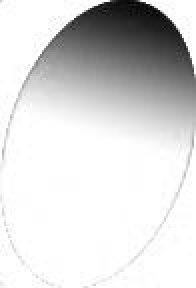
//> input picture mls_cpp/MLS2D/22result_ch1.jpg, 98 x 144 px (shown 2 times larger)
$ ./MLS2D   (built with g++ and OpenCV 4)
//> lines starting //> are read from the running program, lines starting //| are printed output that depends on the picture
//> further down, in is the input picture: 144 rows x 98 cols, CV_8UC1; min 0, max 255, mean 216.9
#include <iostream>
#include <opencv2/opencv.hpp>
using namespace std;
using namespace cv;

#ifdef DEBUG
#pragma comment(lib, "opencv_world341d.lib")
#else
#pragma comment(lib, "opencv_world341.lib")
#endif // DEBUG

Mat Gauss(double beta, Mat& r) {
	double b2 = beta * beta;
	Mat r2;
	multiply(r, r, r2);
	double eb2 = exp(-b2);

	Mat w(r.size(), CV_64F);

	for (int i = 0; i < w.rows; i++){
		for (int j = 0; j < w.cols; j++){
			double r_item = r.at<double>(i, j);
			double r2_item = r2.at<double>(i, j);
			if (r_item<=1.0) {
				w.at<double>(i, j) = (exp(-b2 * r2_item) - eb2) / (1.0 - eb2);
			}
			else{
				w.at<double>(i, j) = 0.0;
			}
		}
	}
	return w;
}

/*
type : 权函数类型。Type = ("GAUSS", "CUBIC", "SPLI3", "SPLI5", "POWER", "CRBF1", "CRBF2", "CRBF3", "CRBF4", "CRBF5", "CRBF6")
para : 权函数参数
x    : 待评估其MLS形函数的点的x坐标
y    : 待评估其MLS形函数的点的y坐标
xI   : 用于构造MLS拟合函数的节点x坐标
yI   : 用于构造MLS拟合函数的节点y坐标
radius: 节点的支持域(影响域/影响半径)
*/
Mat rectangleWeight(string type, double para, int x, int y, Mat& xI, Mat& yI, double radius) {
	Mat rx = Mat::zeros(xI.size(), xI.type());
	Mat ry = Mat::zeros(yI.size(), yI.type());

	for (int i = 0; i < xI.rows; i++)
		for (int j = 0; j < xI.cols; j++)
			rx.at<double>(i, j) = abs(x - xI.at<double>(i, j)) / radius;

	for (int i = 0; i < yI.rows; i++)
		for (int j = 0; j < yI.cols; j++)
			ry.at<double>(i, j) = abs(y - yI.at<double>(i, j)) / radius;

	Mat wx, wy;
	if (type=="GAUSS")
	{
		wx = Gauss(para, rx);
		wy = Gauss(para, ry);
	}
	Mat w;
	multiply(wx, wy, w);
	return w;
}

Mat mls2Dshape(int m, int nnodes, Mat& xI, Mat& yI, int img_rows, int img_cols,
	double radius, string type, double para) {

	Mat DmI, wII;
	Mat wI = Mat::zeros(nnodes, nnodes, CV_64F);
	Mat xII = Mat::zeros(1, nnodes, CV_64F);
	Mat yII = Mat::zeros(1, nnodes, CV_64F);
	Mat B, pxy, B_T;
	int npoints = img_rows * img_cols;
	Mat PHI = Mat::zeros(npoints, nnodes, CV_64F);

	for (size_t ii = 0; ii < img_cols; ii++)
	{
		for (size_t jj = 0; jj < img_rows; jj++)
		{
			wII = rectangleWeight(type, para, ii, jj, xI, yI, radius);

			//wI=diag(wII(:));
			for (size_t i = 0; i < wII.cols; i++) {
				for (size_t j = 0; j < wII.rows; j++) {
					int diag_index = i * wII.rows + j;
					wI.at<double>(diag_index, diag_index) = wII.at<double>(j, i);
				}
			}

			//xII=reshape(xI,size(xII));
			for (size_t i = 0; i < xI.cols; i++)
				for (size_t j = 0; j < xI.rows; j++)
					xII.at<double>(0, i * xI.rows + j) = xI.at<double>(j, i);

			//yII=reshape(yI,size(yII));
			for (size_t i = 0; i < yI.cols; i++)
				for (size_t j = 0; j < yI.rows; j++)
					yII.at<double>(0, i * yI.rows + j) = yI.at<double>(j, i);

			if (m == 6) {
				Mat xII2, xIIyII, yII2;
				multiply(xII, xII, xII2);
				multiply(xII, yII, xIIyII);
				multiply(yII, yII, yII2);

				//B = [ones(1, nnodes); xII;yII; xII.*xII;xII.*yII;yII.*yII];
				Mat B_temp(m, nnodes, CV_64F);
				for (size_t i = 0; i < nnodes; i++) {
					B_temp.at<double>(0, i) = 1;
					B_temp.at<double>(1, i) = xII.at<double>(0, i);
					B_temp.at<double>(2, i) = yII.at<double>(0, i);
					B_temp.at<double>(3, i) = xII2.at<double>(0, i);
					B_temp.at<double>(4, i) = xIIyII.at<double>(0, i);
					B_temp.at<double>(5, i) = yII2.at<double>(0, i);
				}
				B = B_temp;

				//pxy = [1; x(j); y(j);x(j)*x(j);x(j)*y(j);y(j)*y(j)];
				pxy = Mat(6, 1, CV_64F);
				pxy.at<double>(0, 0) = 1;
				pxy.at<double>(1, 0) = ii;
				pxy.at<double>(2, 0) = jj;
				pxy.at<double>(3, 0) = ii * ii;
				pxy.at<double>(4, 0) = ii * jj;
				pxy.at<double>(5, 0) = jj * jj;
				//pxy = Mat(6, 1, CV_64F);
				//pxy.at<float>(0, 0) = 1;
				//pxy.at<float>(1, 0) = x_index;
				//pxy.at<float>(2, 0) = y_index;
				//pxy.at<float>(3, 0) = x_index * y_index;
				//pxy.at<float>(4, 0) = x_index * x_index;
				//pxy.at<float>(5, 0) = y_index * y_index;
			}

			cv::transpose(B, B_T);
			Mat BwI_temp = B * wI;
			Mat A = BwI_temp * B_T;
			//Mat A = B * wI * B_T;

			double temp_A = A.at<double>(A.rows - 1, A.cols - 1);

			double radius_plus = radius;

			Mat A_inv = Mat::zeros(A.size(),A.type());
			double RAcond = 0;
			RAcond = invert(A, A_inv, DECOMP_SVD);

			//while (RAcond <= 9.999999e-016)
			int counter = 0;
			//while (RAcond <= 9.999999e-016)
			while (false)
			{
				counter++;
				if (counter > 2) break;
				radius_plus *= 2;
				wII = rectangleWeight(type, para, ii, jj, xI, yI, radius_plus);
				//wII = rectangleWeight(type, para, x_index, y_index, xI, yI, radius_plus);

				//wI=diag(wII(:));
				for (size_t i = 0; i < wII.cols; i++) {
					for (size_t j = 0; j < wII.rows; j++) {
						int diag_index = i * wII.rows + j;
						wI.at<double>(diag_index, diag_index) = wII.at<double>(j, i);
					}
				}

				A = B * wI * B_T;
				RAcond = invert(A, A_inv, DECOMP_SVD);
			}

			Mat pxy_T;
			transpose(pxy, pxy_T);
			Mat PHI_one_row = pxy_T * A_inv * B * wI;
			for (size_t i = 0; i < PHI_one_row.cols; i++) {
				double* p_PHI_DATA = PHI.ptr<double>(ii * img_rows + jj);
				double* p_PHI_one_row = PHI_one_row.ptr<double>(0);
				p_PHI_DATA[i] = p_PHI_one_row[i];
				//PHI.at<double>((ii-1)*img_rows+(jj-1), i) = PHI_one_row.at<double>(0, i);
				//PHI.at<double>(ii * img_rows + jj, i) = PHI_one_row.at<double>(0, i);
			}

		}
	}

	return PHI;
}
Mat mls2d(Mat& img, double radius=30, double para=3.0, string type="GAUSS") {
//> called with radius = 30, para = 3, type = "GAUSS"
	//double radius = 30;
	//string type = "GAUSS";
	//double para = 3.0;

	int step = 10;
	int nodal_rows = (int)img.rows / step + 1;
//> nodal_rows = 15
	int nodal_cols = (int)img.cols / step + 1;
//> nodal_cols = 10
	int nnodes = nodal_cols * nodal_rows;
//> nnodes = 150
	int img_rows = img.rows;
//> img_rows = 144
	int img_cols = img.cols;
//> img_cols = 98
	int npoints = img_rows * img.cols;
//> npoints = 14112

	Mat xII(1, nodal_rows, CV_64F);
	Mat yII(1, nodal_cols, CV_64F);
//> yII = [0, 0, 0, 0, 0, 0, 0, 0, 0, 0]
	for (size_t i = 0; i < nodal_rows; i++)
		xII.at<double>(0, i) = i * 10 + 1;
	for (size_t i = 0; i < nodal_cols; i++)
		yII.at<double>(0, i) = i * 10 + 1;

	Mat xI(nodal_rows, nodal_cols, CV_64F);
	Mat yI(nodal_rows, nodal_cols, CV_64F);
	for (size_t i = 0; i < nodal_rows; i++)
		for (size_t j = 0; j < nodal_cols; j++)
			xI.at<double>(i, j) = j * 10 + 1;
	for (size_t i = 0; i < nodal_cols; i++)
		for (size_t j = 0; j < nodal_rows; j++)
			yI.at<double>(j, i) = j * 10 + 1;

	Mat x(img_rows, img_cols, CV_64F);
	Mat y(img_rows, img_cols, CV_64F);
	for (size_t i = 0; i < img_cols; i++)
		for (size_t j = 0; j < img_rows; j++)
			x.at<double>(j, i) = i;
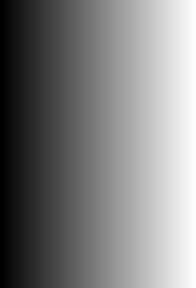
//> x: 144 rows x 98 cols, CV_64FC1 (shown 2 times larger); min 0, max 97, mean 48.5; drawn with min black and max white
	//for (size_t i = 0; i < img_rows; i++) x.at<double>(i, img_cols-1) = img_cols - 1;


	for (size_t i = 0; i < img_rows; i++)
		for (size_t j = 0; j < img_cols; j++)
			y.at<double>(i, j) = i;
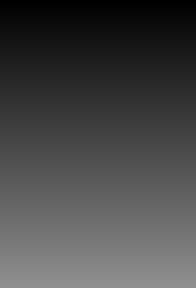
//> y: 144 rows x 98 cols, CV_64FC1 (shown 2 times larger); min 0, max 143, mean 71.5
	//for (size_t i = 0; i < img_cols; i++) y.at<double>(img_rows-1, i) = img_rows - 1;


	//Mat dmI(nodal_rows, nodal_cols, CV_64F);
	//for (size_t i = 0; i < nodal_rows; i++)
	//	for (size_t j = 0; j < nodal_cols; j++)
	//		dmI.at<float>(i, j) = radius;


	//Mat PHI = mls2Dshape(6, nnodes, xI, yI, img.rows, img.cols, x, y, radius, type, para);
	Mat PHI = mls2Dshape(6, nnodes, xI, yI, img.rows, img.cols, radius, type, para);


	Mat ZII(nodal_rows, nodal_cols, CV_64F);
	for (size_t i = 0; i < nodal_rows; i++)
		for (size_t j = 0; j < nodal_cols; j++)
			ZII.at<double>(i, j) = img.at<uchar>(xII.at<double>(0, i), yII.at<double>(0, j));

	Mat Znodes(1, nnodes, CV_64F);
	for (size_t i = 0; i < nodal_cols; i++)
		for (size_t j = 0; j < nodal_rows; j++)
			Znodes.at<double>(0, i * nodal_rows + j) = ZII.at<double>(j, i);
//> after the loop, Znodes = 150 values, max 255 at index 0, min 14 at index 90, mean 217.7

	Mat zh(npoints, 1, CV_64F);
	Mat Znodes_T;
	cv::transpose(Znodes, Znodes_T);
//> Znodes_T has the same summary as Znodes
	zh = PHI * Znodes_T;
//> zh = 14112 values, max 355.8 at index 13977, min 14.66 at index 9363, mean 215.9

	Mat out(img_rows, img_cols, CV_64F);
	for (size_t i = 0; i < img_cols; i++)
		for (size_t j = 0; j < img_rows; j++)
			out.at<double>(j, i) = zh.at<double>(i * img_rows + j, 0);
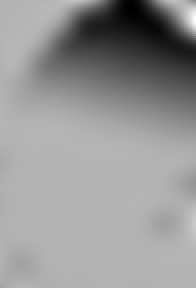
//> out: 144 rows x 98 cols, CV_64FC1 (shown 2 times larger); min 14.66, max 355.8, mean 215.9; drawn with min black and max white

	return out;
}

// [43 lines left out: function removeAllzeroRowCol, not called in this run]

int main()
{
	double radius = 30;
	double para = 3.0;
	string type = "GAUSS";

	//Mat in = imread("img_8uc1.jpg", 0);
	//Mat roi = removeAllzeroRowCol(in);
	//imwrite("roi.jpg", roi);

	//Mat in = imread("dispmat.jpg", 0);
	//Mat in = imread("roi.jpg", 0);
	Mat in = imread("22result_ch1.jpg", 0);
	//resize(in, in, Size(in.cols/2 , in.rows/2 ));

	clock_t start = clock();
	Mat out = mls2d(in, radius, para, type);
	cout << "Time: " << clock() - start << endl;

	//resize(out, out, Size(in.cols*2 , in.rows*2 ));

	imshow("out", out);
	cvWaitKey(0);
	imwrite("aaaa.jpg", out);

	return 0;
}
